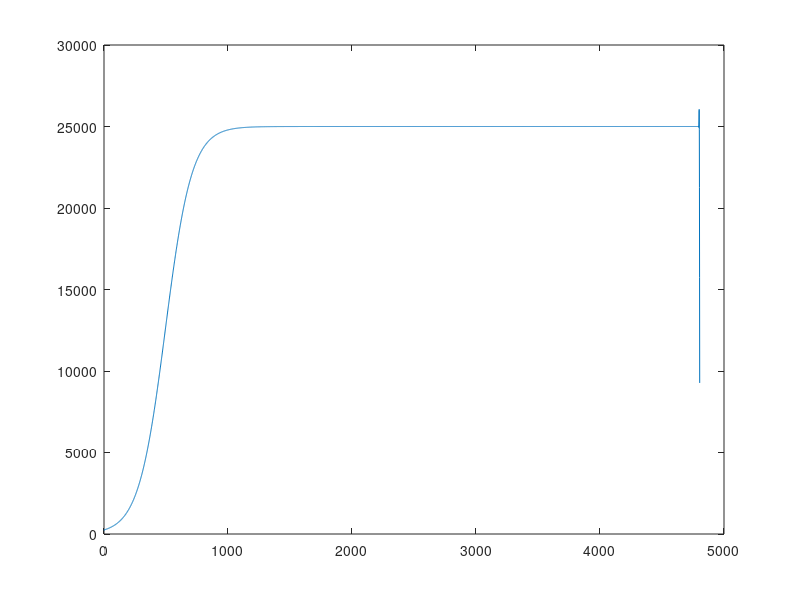

Here is the MATLAB script that generated this plot: (Note: this script raises an error after producing the figure.)
% Mehmet Sinan INCI @ WPI
% Numerical Methods HW8 Question 1
close all;  % close all figures
clear all;  % clear all variables
clc;        % clear recent commands

%% Part a
% Euler's method with h=0.2, L=25000, k=0.00003 I0=250
clear y t;
clc;
format long;

k = 3*10^-5;    % given k
y(1) = 250;     % initial Infected people
index=1;
h=0.025;
step = 1/h;
t=0;

while (t<=60)
    y(index+1) = y(index)+ h*k*y(index)*(25000-y(index)); % next step calculation
                                % adding the previous infected and the rate
                                % of change (newly infected) which if
                                % proportional to the Infected*Susceptible
    index = index+1;
    t=t+h;
end

y(30*step)   % final infected after 60 days. Since matlab doesn't allow '0' as 
        % array index, I had to start from 1 and go until 61
        % After 60 days, # of infected is 2.4999999e+04
        % Also for different h, we have different steps
factor  = round(4800/(size(y,2)-1));
y  = interp(y,factor);
plot(y);hold on;

%% Part b
% h=0.2, 0.1, 0.05, 0.025 Find order of convergence at I(30)
clear y t error;
clc;
format long;

k = 3*10^-5;    % given k
y(1) = 250;     % initial Infected people
index=1;
h=0.025;
step = 1/h;
t=0;

while (t<=60)
    y(index+1) = y(index)+ h*k*y(index)*(25000-y(index)); % next step calculation    
    error(index) = abs(y_exact((2*index)+1)-y(index+1))/h;                            
    index = index+1;
    t=t+h;
end
% 
factor  = round(4800/(size(error,2)-1));
error  = interp(error,factor);
error(2400)
plot(error); hold on;

mean(y)
% ymean = ymean/4
% y(30*step)
% y_exact = y;
% plot(y(30*step));hold on;

%% Part c
% Estimate average # of infected by finding the average
% solution value

my = mean(y);
minty = quad(Y, 60, 0, 10^-10) / (60);
fprintf('Mean Infected is: %.6e\n',my);
fprintf('MVT of the integral%.6e\n',minty);
fprintf('Error: %.6e\n',abs((my-minty)/my));



